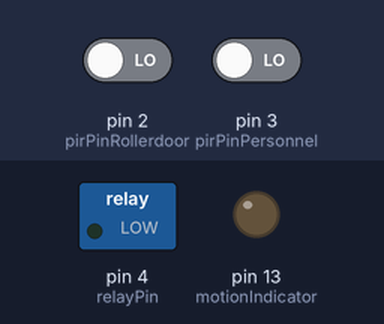
Bench run of a sketch on a simulated Arduino Uno, built with avr-gcc and run on an emulated ATmega328P. Parts: switched loads named in the sketch (green lamp = pin HIGH), output pins drawn as LEDs (lit = HIGH). The test bench sets the inputs (shaded band); at power-on: pin 2 (pirPinRollerdoor) LOW, pin 3 (pirPinPersonnel) LOW.

Above: at 1.2 s.
1.3 s: pin 2 (pirPinRollerdoor) driven HIGH
At 2.5 s:
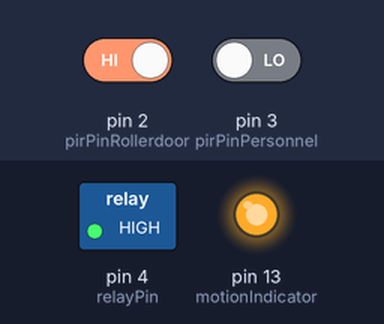
2.8 s: pin 2 (pirPinRollerdoor) driven LOW
At 3.7 s:
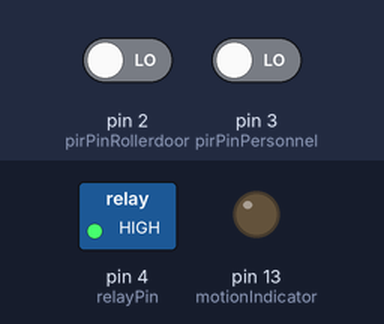
4.3 s: pin 3 (pirPinPersonnel) driven HIGH
At 4.9 s:
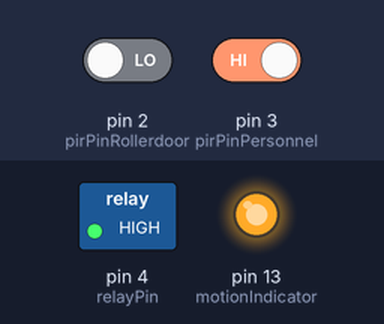
5.8 s: pin 3 (pirPinPersonnel) driven LOW
At 7.2 s:
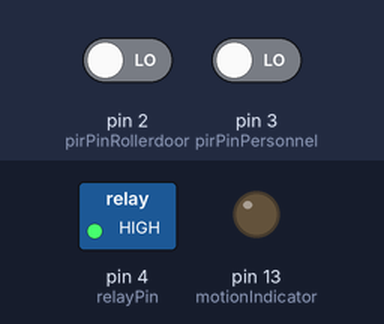
Timing chart, 0 to 8.3 s (numbered marks = the images above; inputs shaded):
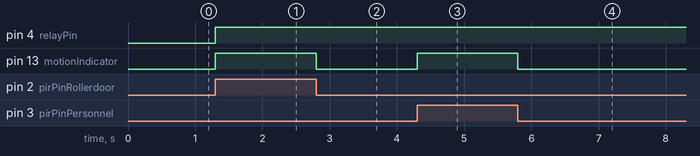

The sketch:

code.ino
```cpp
/*
  A PIR sensor-light mod for garage lights. Features:
  Two sensors and one light output.
  A user-settable duration using a potentiometer.
*/

const unsigned int DEFAULT_DURATION_MS = 3 * 60 * 1000;
const bool ON = true;
const bool OFF = false;

// IO Definitions
const int pirPinRollerdoor = 2;
const int pirPinPersonnel = 3;
const int relayPin = 4;
const int motionIndicator = 13;

void setup() {
  pinMode(pirPinPersonnel, INPUT);
  pinMode(pirPinRollerdoor, INPUT);
  pinMode(motionIndicator, OUTPUT);
  pinMode(relayPin, OUTPUT);

  digitalWrite(relayPin, OFF);
  digitalWrite(motionIndicator, false);
}

void loop() {
  static unsigned long start = 0;
  unsigned long now = millis();

  // Motion detected, reset timer, light:ON
  if (digitalRead(pirPinPersonnel) || digitalRead(pirPinRollerdoor)) {
    digitalWrite(motionIndicator, true);
    digitalWrite(relayPin, ON);
    start = now;
  } else {
    digitalWrite(motionIndicator, false);
  }

  // check timer expired, light:OFF
  unsigned long elapsed = now - start;
  if (elapsed >= DEFAULT_DURATION_MS) {
    digitalWrite(relayPin, OFF);
  }

}
```

Measured:
- after the input at 1.3 s, pin 4 (relayPin), pin 13 (motionIndicator): LOW → HIGH at once
- after the input at 2.8 s, pin 13 (motionIndicator): HIGH → LOW at once
- after the input at 4.3 s, pin 13 (motionIndicator): LOW → HIGH at once
- after the input at 5.8 s, pin 13 (motionIndicator): HIGH → LOW at once
